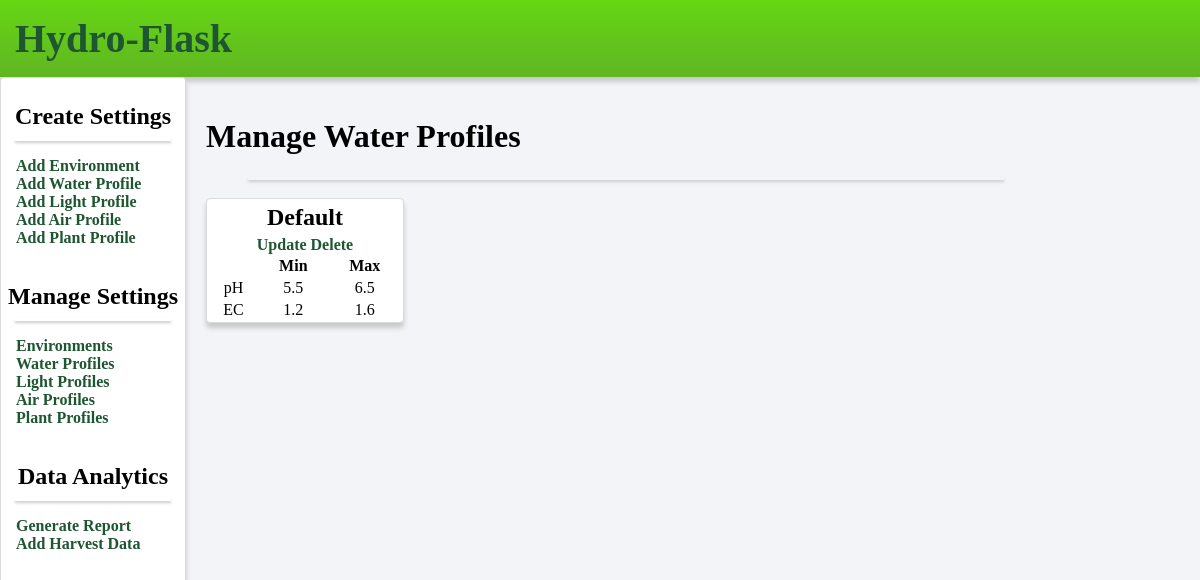
Page /water on the earlier database version.
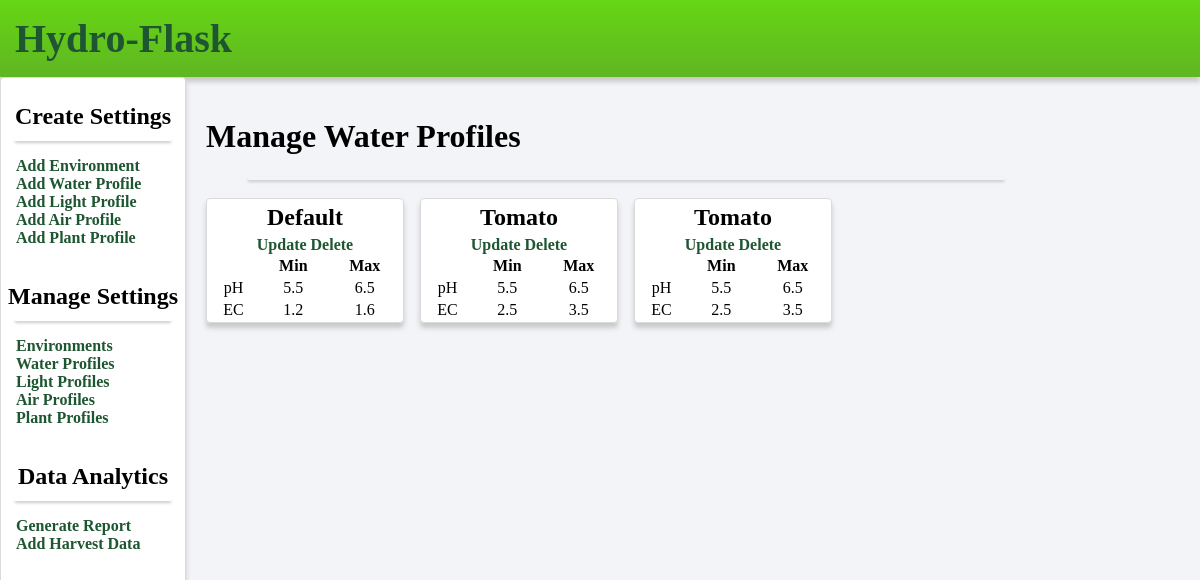
Same page on the later database version.
### models.py (models this page shows, shortened)
class Water(db.Model):
    id = db.Column(db.Integer, primary_key=True)
    name = db.Column(db.String(50), nullable=False)
    min_ph = db.Column(db.Float, default=5.5)
    max_ph = db.Column(db.Float, default=6.5)
    min_ec = db.Column(db.Float, default=1.2)
    max_ec = db.Column(db.Float, default=1.6)
    enviros = db.relationship('Enviro', backref='water', lazy=True)

### views.py (the view)
@app.route('/water')
def list_water_profile():
    waters = Water.query.all()
    return render_template('index_water.html', waters=waters)

### templates/index_water.html
{% extends 'layout.html' %}
{% block body %}
<div class="content">
    <h1>Manage Water Profiles</h1>
    <hr class="line">
    <div class = "container">
        {% for water in waters %}
            <div class = "water">
                <h2>{{ water.name }}</h2>
                <a href="/update_water/{{water.id}}">Update</a>
                <a href="/delete_water/{{water.id}}">Delete</a>
                <table width = "100%">
                    <tr>
                        <th></th>
                        <th>Min</th>
                        <th>Max</th>
                    </tr>
                    <tr>
                        <td>pH</td>
                        <td>{{ water.min_ph }}</td>
                        <td>{{ water.max_ph }}</td>
                    </tr>
                    <tr>
                        <td>EC</td>
                        <td>{{ water.min_ec }}</td>
                        <td>{{ water.max_ec }}</td>
                    </tr>
                </table>
            </div>
        {% endfor %}
    </div>
</div>
{% endblock %}

### templates/layout.html (shortened to what this page needs)
<!DOCTYPE html>
<html lang="en">
<head>
    <link rel = "stylesheet" href = "{{ url_for('static', filename='css/main.css') }}">
</head>
<body>
        <div class="header">
            <h1 class = "title"><a href="/">Hydro-Flask</a></h1>
        </div>
        <div class = "left-col">
            <br />
            <h2 class="nav_title">Create Settings</h2>
            <hr class="line">
            <ul>
                <li><a href = "/add_enviro">Add Environment</a></li>
                <li><a href = "/add_water">Add Water Profile</a></li>
                <li><a href = "/add_light">Add Light Profile</a></li>
                <li><a href = "/add_air">Add Air Profile</a></li>
                <li><a href = "/add_plant">Add Plant Profile</a></li>
            </ul>
            <br />
            <h2 class="nav_title">Manage Settings</h2>
            <hr class="line">
            <ul>
                <li><a href = "/enviro">Environments</a></li>
                <li><a href = "/water">Water Profiles</a></li>
                <li><a href = "/light">Light Profiles</a></li>
                <li><a href = "/air">Air Profiles</a></li>
                <li><a href = "/plant">Plant Profiles</a></li>
            </ul>
            <br />
            <h2 class="nav_title">Data Analytics</h2>
            <hr class = "line">
            <ul>
                <li><a href = "#">Generate Report</a></li>
                <li><a href = "#">Add Harvest Data</a></li>
            </ul>
        </div>
    {% block body %}
    {% endblock %}
</body>
</html>

### static/css/main.css (style rules this page uses)
body { background-color: #f3f4f8; margin: 0; }
a { text-decoration: none; color: #1E5631; font-weight: bold; }
ul { list-style: none; padding-left: 10px; }
.left-col { float:left; clear:none; height: 100%; background-color: #fff; padding:5px; box-shadow: 0px 5px 5px #c9c9c9; border:1px solid #dadada; border-radius: 4px; min-height:800px; }
.content { width: 70%; margin: 20px; float:left; }
.header { background: rgb(96,182,34); background: linear-gradient(0deg, rgba(96,182,34,1) 0%, rgba(102,214,20,1) 100%); display: block; padding: 5px; height: 100%; box-shadow: 0px 5px 5px #c9c9c9; }
.container { display:grid; grid-template-columns: 1fr 1fr 1fr 1fr; gap: 1em; }
.water, .plant, .light { background-color: #fff; text-align: center; box-shadow: 0px 5px 5px #c9c9c9; border:1px solid #dadada; border-radius: 4px; height: max-content; margin-top:10px; }
.line { height: 3px; border: none; box-shadow: 0px 2px 3px #c9c9c9; width: 90%; }
h1.title { color: #3f6f35; font-size: 2.5em; padding: 0; margin: 10px; }
h2 { text-align: center; margin:5px; }
.nav_title { margin:2px; }

Differences in the rows shown:
added Water: name "Tomato", min_ph "5.5", max_ph "6.5", min_ec "2.5", max_ec "3.5"
added Water: name "Tomato", min_ph "5.5", max_ph "6.5", min_ec "2.5", max_ec "3.5"
